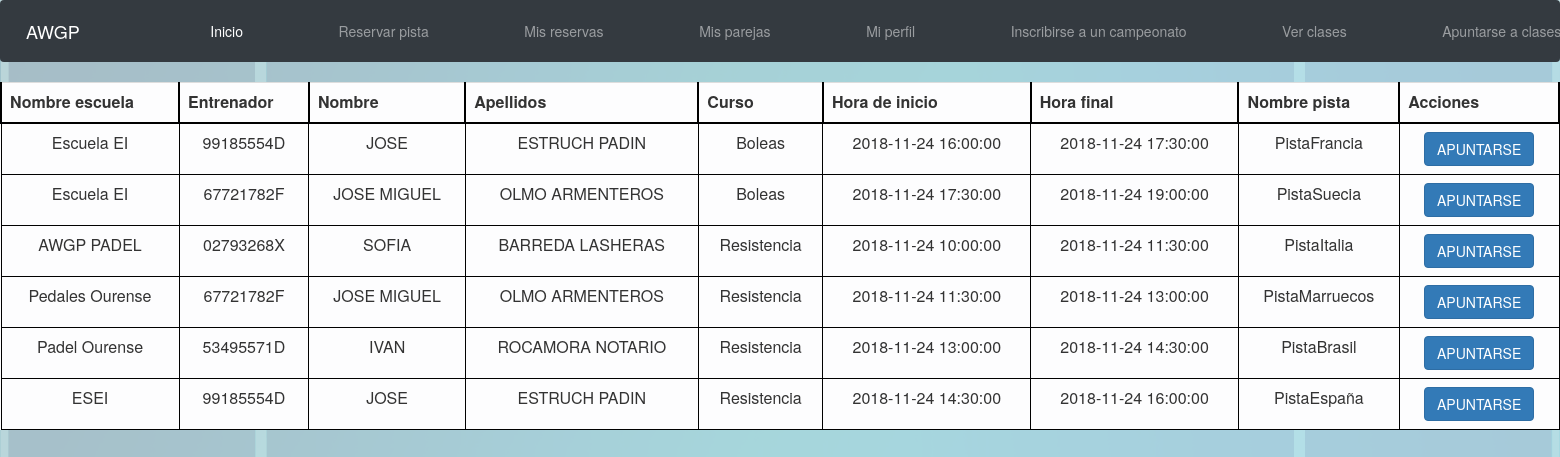
The app's page /Controllers/Controller_Clase.php?submit=APUNTARSE (signed in) with its own data.
### tables this page shows
CREATE TABLE IF NOT EXISTS `Clase` (
  `Clase` INT NOT NULL AUTO_INCREMENT,
  `Reserva_Reserva` INT NOT NULL,
  `codigoEscuela` INT NOT NULL,
  `Entrenador` VARCHAR(9) NOT NULL,
  `Curso` VARCHAR(45) NOT NULL,
  `Particulares` BOOLEAN DEFAULT FALSE,
  PRIMARY KEY (`Clase`),
  INDEX `fk_Clase_Reserva1_idx` (`Reserva_Reserva` ASC),
  INDEX `fk_Clase_Escuela1_idx` (`codigoEscuela` ASC),
  INDEX `fk_Clase_Deportista1_idx` (`Entrenador` ASC),
  CONSTRAINT `fk_Clase_Reserva1`
    FOREIGN KEY (`Reserva_Reserva`)
    REFERENCES `Reserva` (`Reserva`)
    ON DELETE CASCADE
    ON UPDATE CASCADE,
  CONSTRAINT `fk_Clase_Escuela1`
    FOREIGN KEY (`codigoEscuela`)
    REFERENCES `Escuela` (`codigoEscuela`)
    ON DELETE CASCADE
    ON UPDATE CASCADE,
  CONSTRAINT `fk_Clase_Deportista1`
    FOREIGN KEY (`Entrenador`)
    REFERENCES `Deportista` (`DNI`)
    ON DELETE CASCADE
    ON UPDATE CASCADE);

CREATE TABLE IF NOT EXISTS `Escuela` (
  `codigoEscuela` INT NOT NULL AUTO_INCREMENT,
  `nombreEscuela` VARCHAR(45) NULL,
  PRIMARY KEY (`codigoEscuela`));

CREATE TABLE IF NOT EXISTS `Deportista` (
  `DNI` VARCHAR(9) NOT NULL,
  `Edad` INT NULL,
  `Nombre` VARCHAR(45) NULL,
  `Apellidos` VARCHAR(45) NULL,
  `Sexo` VARCHAR(6) NULL,
  `Contrasenha` VARCHAR(128) NOT NULL,
  `Cuota_Socio` INT NULL,
  `rolAdmin` TINYINT NULL,
  `rolEntrenador` TINYINT NULL,
  PRIMARY KEY (`DNI`));

### Modelos/Clase.php (called while the page is built, shortened)
<?php
class Clase{
	var $mysqli;
	function __construct($Clase, $Reserva_Reserva, $codigoEscuela, $Entrenador, $Curso, $Particulares){
		include_once '../Functions/ConectarBD.php';
		$this->mysqli = ConectarBD();
	}
	function CLASESNOAPUNTADO($DNI){
		$sql = $this->mysqli->prepare("	SELECT 	clase.Clase, escuela.nombreEscuela, clase.Entrenador, Deportista.Nombre, Deportista.Apellidos, clase.Curso, clase.Particulares,
												horario.HoraInicio, horario.HoraFin, pista.nombre
										FROM clase, escuela, reserva, pista_tiene_horario, horario, pista, Deportista
										WHERE 	Clase.clase NOT IN (SELECT DISTINCT CLASE FROM Deportista_inscrito_clase WHERE Deportista_inscrito_clase.DNI_Deportista = ?)
												AND clase.Reserva_Reserva = reserva.Reserva AND reserva.codigoPistayHorario = pista_tiene_horario.codigoPistayHorario
												AND pista_tiene_horario.Horario_Horario = horario.Horario AND clase.Entrenador = Deportista.DNI
												AND pista_tiene_horario.Pista_codigoPista = pista.codigoPista AND clase.codigoEscuela = escuela.codigoEscuela
												AND Clase.Particulares = 0
										ORDER BY Curso");
		$sql->bind_param("s", $DNI);
		$sql->execute();
		$resultado = $sql->get_result();
		if(!$resultado){
			return 'No se ha podido conectar con la BD';
		}else if($resultado->num_rows == 0){
			return 'No hay clases disponibles';
		}else{
			return $resultado;
		}
	}
}
?>

### Functions/ConectarBD.php (called while the page is built, shortened)
<?php
function ConectarBD()
	{
	    $mysqli = new mysqli("localhost", "AWGPusr", "AWGPass", "awgp");
		return $mysqli;
	}
?>

### Views/Clase/Clase_SHOWALLFOR.php (the view, shortened to what this page needs)
<?php
class Clase_SHOWALLFOR{
	var $showApuntarse = false;
	var $controlador;
	var $acciones = 'Acciones';
	var $resultado;
	var $camposAMostrar;
	function __construct($respuesta, $apuntarse){
		$this->controlador = 'Controller_Clase.php';
		$this->resultado = $respuesta;
		$this->camposAMostrar = array("nombreEscuela", "Entrenador", "Nombre", "Apellidos", "Curso", "HoraInicio", "HoraFin", "codigoPista", "nombre");
		$this->campos = array(	"nombreEscuela" => "Nombre escuela", "Entrenador" => "Entrenador", "Curso" => "Curso", "HoraInicio" => "Hora de inicio", "HoraFin" => "Hora final",
								"codigoPista" => "Pista", "nombre" => "Nombre pista", "Nombre" => "Nombre", "Apellidos" => "Apellidos");
		$this->showApuntarse = $apuntarse;
		$this->toString();
	}
	function botonesOpcion(){
		if($this->showApuntarse){
			echo "<input class='btn btn-primary' type='submit' name='submit' value='APUNTARSE'/>";
		}
	}
	function toString(){
		include '../Views/base/header.php';
		echo '<table class="table table-light">';
			echo '<tr class="fila">';
				while($tituloColumna = $this->resultado->fetch_field()){
					if(in_array($tituloColumna->name, $this->camposAMostrar)){
						echo '<th class="tituloColumna">';
							echo $this->campos[$tituloColumna->name];
						echo '</th>';
					}
				}
				echo '<th class="tituloColumna">';
				echo $this->acciones;
				echo '</th>';
			echo '</tr>';
			$num = 0;
			while($fila = $this->resultado->fetch_row()){
				echo "<form id='formularioOpcion"; echo $num; echo "' method='POST' action='"; echo $this->controlador; echo "'>";
				echo '<tr class="fila">';
				for($i = 0; $i < sizeof($fila); $i++){
					$name = $this->resultado->fetch_fields()[$i]->name;
					if(in_array($name, $this->camposAMostrar)){
						echo '<td class="celda">';
						echo $fila[$i];
						echo '</td>';
					}else{
						echo "<input type='hidden' name='"; echo $name; echo "' value=\""; echo $fila[$i]; echo "\">";
					}
				}
				echo '<td class="celda">';
					$this->botonesOpcion();
				echo '</td>';
				echo '</tr>';
				echo '</form>';
				$num++;
			}
		echo '</table>';
		include '../Views/base/footer.php';
	}
}
?>

### css/style.css (style rules this page uses)
.btn { margin-left: 2%; margin-right: 2%; }
html { font: Arial; }
body { background-image: url(../img/padel.png); background-size: contain; }
th { text-align: center; }
.tituloColumna { border-top: 2px solid black; border-right: 2px solid black; border-left: 2px solid black; border-bottom: 2px solid black; }
.celda { text-align: center; border: 1px solid black; padding-top: 3; padding-bottom: 3; padding-left: 10; padding-right: 10; }

### records on screen
clase: codigoEscuela.nombreEscuela "Escuela EI", Entrenador "99185554D", Entrenador.Nombre "JOSE", Entrenador.Apellidos "ESTRUCH PADIN", Curso "Boleas", i "2018-11-24 16:00:00", i "2018-11-24 17:30:00", i "PistaFrancia"
clase: codigoEscuela.nombreEscuela "Escuela EI", Entrenador "67721782F", Entrenador.Nombre "JOSE MIGUEL", Entrenador.Apellidos "OLMO ARMENTEROS", Curso "Boleas", i "2018-11-24 17:30:00", i "2018-11-24 19:00:00", i "PistaSuecia"
clase: codigoEscuela.nombreEscuela "AWGP PADEL", Entrenador "02793268X", Entrenador.Nombre "SOFIA", Entrenador.Apellidos "BARREDA LASHERAS", Curso "Resistencia", i "2018-11-24 10:00:00", i "2018-11-24 11:30:00", i "PistaItalia"
clase: codigoEscuela.nombreEscuela "Pedales Ourense", Entrenador "67721782F", Entrenador.Nombre "JOSE MIGUEL", Entrenador.Apellidos "OLMO ARMENTEROS", Curso "Resistencia", i "2018-11-24 11:30:00", i "2018-11-24 13:00:00", i "PistaMarruecos"
clase: codigoEscuela.nombreEscuela "Padel Ourense", Entrenador "53495571D", Entrenador.Nombre "IVAN", Entrenador.Apellidos "ROCAMORA NOTARIO", Curso "Resistencia", i "2018-11-24 13:00:00", i "2018-11-24 14:30:00", i "PistaBrasil"
clase: codigoEscuela.nombreEscuela "ESEI", Entrenador "99185554D", Entrenador.Nombre "JOSE", Entrenador.Apellidos "ESTRUCH PADIN", Curso "Resistencia", i "2018-11-24 14:30:00", i "2018-11-24 16:00:00", i "PistaEspaña"

### other values on screen
$this->campos[$tituloColumna->name] "Nombre escuela"
$this->campos[$tituloColumna->name] "Entrenador"
$this->campos[$tituloColumna->name] "Nombre"
$this->campos[$tituloColumna->name] "Apellidos"
$this->campos[$tituloColumna->name] "Curso"
$this->campos[$tituloColumna->name] "Hora de inicio"
$this->campos[$tituloColumna->name] "Hora final"
$this->campos[$tituloColumna->name] "Nombre pista"
$this->acciones "Acciones"
